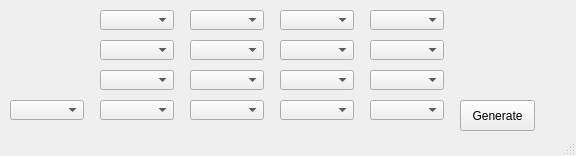
<?xml version="1.0" encoding="UTF-8"?>
<ui version="4.0">
 <class>MainWindow</class>
 <widget class="QMainWindow" name="MainWindow">
  <property name="geometry">
   <rect>
    <x>0</x>
    <y>0</y>
    <width>576</width>
    <height>156</height>
   </rect>
  </property>
  <property name="windowTitle">
   <string>MainWindow</string>
  </property>
  <widget class="QWidget" name="centralWidget">
   <widget class="QComboBox" name="comboBox">
    <property name="geometry">
     <rect>
      <x>10</x>
      <y>100</y>
      <width>74</width>
      <height>20</height>
     </rect>
    </property>
   </widget>
   <widget class="QComboBox" name="comboBox_2">
    <property name="geometry">
     <rect>
      <x>100</x>
      <y>100</y>
      <width>74</width>
      <height>20</height>
     </rect>
    </property>
   </widget>
   <widget class="QComboBox" name="comboBox_3">
    <property name="geometry">
     <rect>
      <x>190</x>
      <y>100</y>
      <width>74</width>
      <height>20</height>
     </rect>
    </property>
   </widget>
   <widget class="QComboBox" name="comboBox_4">
    <property name="geometry">
     <rect>
      <x>280</x>
      <y>100</y>
      <width>74</width>
      <height>20</height>
     </rect>
    </property>
   </widget>
   <widget class="QComboBox" name="comboBox_5">
    <property name="geometry">
     <rect>
      <x>370</x>
      <y>100</y>
      <width>74</width>
      <height>20</height>
     </rect>
    </property>
   </widget>
   <widget class="QComboBox" name="comboBox_6">
    <property name="geometry">
     <rect>
      <x>370</x>
      <y>70</y>
      <width>74</width>
      <height>20</height>
     </rect>
    </property>
   </widget>
   <widget class="QComboBox" name="comboBox_7">
    <property name="geometry">
     <rect>
      <x>190</x>
      <y>70</y>
      <width>74</width>
      <height>20</height>
     </rect>
    </property>
   </widget>
   <widget class="QComboBox" name="comboBox_8">
    <property name="geometry">
     <rect>
      <x>280</x>
      <y>70</y>
      <width>74</width>
      <height>20</height>
     </rect>
    </property>
   </widget>
   <widget class="QComboBox" name="comboBox_9">
    <property name="geometry">
     <rect>
      <x>100</x>
      <y>70</y>
      <width>74</width>
      <height>20</height>
     </rect>
    </property>
   </widget>
   <widget class="QComboBox" name="comboBox_10">
    <property name="geometry">
     <rect>
      <x>370</x>
      <y>40</y>
      <width>74</width>
      <height>20</height>
     </rect>
    </property>
   </widget>
   <widget class="QComboBox" name="comboBox_11">
    <property name="geometry">
     <rect>
      <x>190</x>
      <y>40</y>
      <width>74</width>
      <height>20</height>
     </rect>
    </property>
   </widget>
   <widget class="QComboBox" name="comboBox_12">
    <property name="geometry">
     <rect>
      <x>280</x>
      <y>40</y>
      <width>74</width>
      <height>20</height>
     </rect>
    </property>
   </widget>
   <widget class="QComboBox" name="comboBox_13">
    <property name="geometry">
     <rect>
      <x>100</x>
      <y>40</y>
      <width>74</width>
      <height>20</height>
     </rect>
    </property>
   </widget>
   <widget class="QComboBox" name="comboBox_14">
    <property name="geometry">
     <rect>
      <x>370</x>
      <y>10</y>
      <width>74</width>
      <height>20</height>
     </rect>
    </property>
   </widget>
   <widget class="QComboBox" name="comboBox_15">
    <property name="geometry">
     <rect>
      <x>190</x>
      <y>10</y>
      <width>74</width>
      <height>20</height>
     </rect>
    </property>
   </widget>
   <widget class="QComboBox" name="comboBox_16">
    <property name="geometry">
     <rect>
      <x>280</x>
      <y>10</y>
      <width>74</width>
      <height>20</height>
     </rect>
    </property>
   </widget>
   <widget class="QComboBox" name="comboBox_17">
    <property name="geometry">
     <rect>
      <x>100</x>
      <y>10</y>
      <width>74</width>
      <height>20</height>
     </rect>
    </property>
   </widget>
   <widget class="QPushButton" name="pushButton">
    <property name="geometry">
     <rect>
      <x>460</x>
      <y>100</y>
      <width>75</width>
      <height>31</height>
     </rect>
    </property>
    <property name="text">
     <string>Generate</string>
    </property>
   </widget>
  </widget>
  <widget class="QStatusBar" name="statusBar"/>
 </widget>
 <layoutdefault spacing="6" margin="11"/>
 <resources/>
 <connections/>
</ui>
